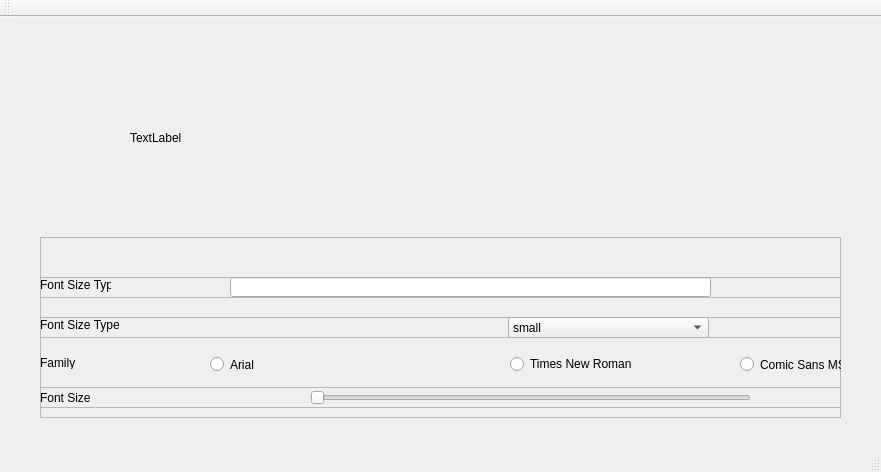
<?xml version="1.0" encoding="UTF-8"?>
<ui version="4.0">
 <class>MainWindow</class>
 <widget class="QMainWindow" name="MainWindow">
  <property name="geometry">
   <rect>
    <x>0</x>
    <y>0</y>
    <width>881</width>
    <height>472</height>
   </rect>
  </property>
  <property name="windowTitle">
   <string>MainWindow</string>
  </property>
  <widget class="QWidget" name="centralWidget">
   <widget class="QLabel" name="TargetLabel">
    <property name="geometry">
     <rect>
      <x>130</x>
      <y>60</y>
      <width>571</width>
      <height>121</height>
     </rect>
    </property>
    <property name="sizePolicy">
     <sizepolicy hsizetype="MinimumExpanding" vsizetype="Expanding">
      <horstretch>0</horstretch>
      <verstretch>0</verstretch>
     </sizepolicy>
    </property>
    <property name="text">
     <string>TextLabel</string>
    </property>
   </widget>
   <widget class="QFrame" name="frame">
    <property name="geometry">
     <rect>
      <x>40</x>
      <y>220</y>
      <width>801</width>
      <height>181</height>
     </rect>
    </property>
    <property name="frameShape">
     <enum>QFrame::StyledPanel</enum>
    </property>
    <property name="frameShadow">
     <enum>QFrame::Raised</enum>
    </property>
    <widget class="QFrame" name="frame_2">
     <property name="geometry">
      <rect>
       <x>0</x>
       <y>150</y>
       <width>801</width>
       <height>21</height>
      </rect>
     </property>
     <property name="frameShape">
      <enum>QFrame::StyledPanel</enum>
     </property>
     <property name="frameShadow">
      <enum>QFrame::Raised</enum>
     </property>
     <widget class="QLabel" name="label">
      <property name="geometry">
       <rect>
        <x>0</x>
        <y>0</y>
        <width>61</width>
        <height>21</height>
       </rect>
      </property>
      <property name="text">
       <string>Font Size</string>
      </property>
     </widget>
     <widget class="SizeSlider" name="horizontalSizeSlider">
      <property name="geometry">
       <rect>
        <x>270</x>
        <y>0</y>
        <width>441</width>
        <height>22</height>
       </rect>
      </property>
      <property name="orientation">
       <enum>Qt::Horizontal</enum>
      </property>
     </widget>
    </widget>
    <widget class="QWidget" name="widget" native="true">
     <property name="geometry">
      <rect>
       <x>0</x>
       <y>119</y>
       <width>801</width>
       <height>21</height>
      </rect>
     </property>
     <widget class="FontFamily" name="ComicSansMS_Chk">
      <property name="geometry">
       <rect>
        <x>700</x>
        <y>0</y>
        <width>101</width>
        <height>17</height>
       </rect>
      </property>
      <property name="text">
       <string>Comic Sans MS</string>
      </property>
     </widget>
     <widget class="FontFamily" name="TimesNewRoman_Chk">
      <property name="geometry">
       <rect>
        <x>470</x>
        <y>0</y>
        <width>131</width>
        <height>16</height>
       </rect>
      </property>
      <property name="text">
       <string>Times New Roman</string>
      </property>
     </widget>
     <widget class="FontFamily" name="Arial_Chk">
      <property name="geometry">
       <rect>
        <x>170</x>
        <y>0</y>
        <width>82</width>
        <height>17</height>
       </rect>
      </property>
      <property name="text">
       <string>Arial</string>
      </property>
     </widget>
     <widget class="QLabel" name="label_2">
      <property name="geometry">
       <rect>
        <x>0</x>
        <y>0</y>
        <width>47</width>
        <height>13</height>
       </rect>
      </property>
      <property name="text">
       <string>Family</string>
      </property>
     </widget>
    </widget>
    <widget class="QFrame" name="frame_3">
     <property name="geometry">
      <rect>
       <x>0</x>
       <y>80</y>
       <width>801</width>
       <height>21</height>
      </rect>
     </property>
     <property name="frameShape">
      <enum>QFrame::StyledPanel</enum>
     </property>
     <property name="frameShadow">
      <enum>QFrame::Raised</enum>
     </property>
     <widget class="QLabel" name="label_3">
      <property name="geometry">
       <rect>
        <x>0</x>
        <y>0</y>
        <width>81</width>
        <height>16</height>
       </rect>
      </property>
      <property name="text">
       <string>Font Size Type</string>
      </property>
     </widget>
     <widget class="FontSizeCombo" name="FontSize_comboBox">
      <property name="geometry">
       <rect>
        <x>468</x>
        <y>0</y>
        <width>201</width>
        <height>21</height>
       </rect>
      </property>
      <item>
       <property name="text">
        <string>small</string>
       </property>
      </item>
      <item>
       <property name="text">
        <string>medium</string>
       </property>
      </item>
      <item>
       <property name="text">
        <string>big</string>
       </property>
      </item>
     </widget>
    </widget>
    <widget class="QFrame" name="frame_4">
     <property name="geometry">
      <rect>
       <x>0</x>
       <y>40</y>
       <width>801</width>
       <height>21</height>
      </rect>
     </property>
     <property name="frameShape">
      <enum>QFrame::StyledPanel</enum>
     </property>
     <property name="frameShadow">
      <enum>QFrame::Raised</enum>
     </property>
     <widget class="QLabel" name="label_4">
      <property name="geometry">
       <rect>
        <x>0</x>
        <y>0</y>
        <width>71</width>
        <height>16</height>
       </rect>
      </property>
      <property name="text">
       <string>Font Size Type</string>
      </property>
     </widget>
     <widget class="TargetLineEdit" name="FontSize_lineEdit">
      <property name="geometry">
       <rect>
        <x>190</x>
        <y>0</y>
        <width>481</width>
        <height>20</height>
       </rect>
      </property>
     </widget>
    </widget>
   </widget>
  </widget>
  <widget class="QMenuBar" name="menuBar">
   <property name="geometry">
    <rect>
     <x>0</x>
     <y>0</y>
     <width>881</width>
     <height>21</height>
    </rect>
   </property>
  </widget>
  <widget class="QToolBar" name="mainToolBar">
   <attribute name="toolBarArea">
    <enum>TopToolBarArea</enum>
   </attribute>
   <attribute name="toolBarBreak">
    <bool>false</bool>
   </attribute>
  </widget>
  <widget class="QStatusBar" name="statusBar"/>
 </widget>
 <layoutdefault spacing="6" margin="11"/>
 <customwidgets>
  <customwidget>
   <class>TargetLineEdit</class>
   <extends>QLineEdit</extends>
   <header location="global">targetlineedit.h</header>
  </customwidget>
  <customwidget>
   <class>FontSizeCombo</class>
   <extends>QComboBox</extends>
   <header location="global">fontsizecombo.h</header>
  </customwidget>
  <customwidget>
   <class>FontFamily</class>
   <extends>QRadioButton</extends>
   <header location="global">fontfamily.h</header>
   <slots>
    <signal>stateChanged(int)</signal>
   </slots>
  </customwidget>
  <customwidget>
   <class>SizeSlider</class>
   <extends>QSlider</extends>
   <header location="global">sizeslider.h</header>
   <slots>
    <slot>sizeSliderChanged(int)</slot>
   </slots>
  </customwidget>
 </customwidgets>
 <resources/>
 <connections/>
</ui>
